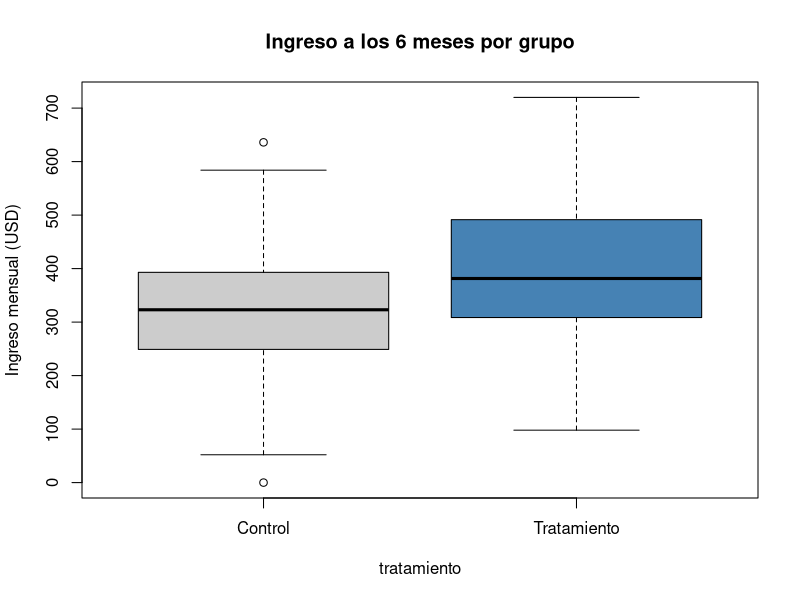

This figure's R source:
## ---- chunk 1
knitr::opts_chunk$set(echo = TRUE, message = FALSE, warning = FALSE)
## ---- chunk 2
# Cargamos la base de datos
setwd("/Users/jorge/Documents/Curso-de-evaluaci-n-de-impacto-e-inferencia-causal/Ejercicios/RCT")
datos <- read.csv("EjercicioRCT.csv")

# Revisamos las primeras filas y la estructura
head(datos)
str(datos)

# ¿Cuántas personas hay en cada grupo?
table(datos$tratamiento)
# Si ustedes necesitan asignar aleotariamente a grupos de control y tratamiento pueden utilizar un código como este
#set.seed(2026)  # semilla: cualquier número, pero anótalo
#n <- nrow(datos)
#datos$tratamiento <- sample(rep(c(0, 1), length.out = n))
#table(datos$tratamiento)
## ---- chunk 3
t.test(edad ~ tratamiento, data = datos)
## ---- chunk 4
# Lista de variables de línea de base
vars_base <- c("edad", "mujer", "anios_educacion",
               "meses_en_ecuador", "num_hijos", "ingreso_base")

# Aplicamos la prueba t a cada variable
balance <- lapply(vars_base, function(v) {
  prueba <- t.test(datos[[v]] ~ datos$tratamiento)
  data.frame(
    variable       = v,
    media_control  = round(prueba$estimate[1], 2),
    media_trat     = round(prueba$estimate[2], 2),
    diferencia     = round(prueba$estimate[2] - prueba$estimate[1], 2),
    p_valor        = round(prueba$p.value, 3)
  )
})

tabla_balance <- do.call(rbind, balance)
rownames(tabla_balance) <- NULL
knitr::kable(tabla_balance,
             caption = "Tabla de balance: medias por grupo y pruebas t")
## ---- chunk 5
aggregate(ingreso_final ~ tratamiento, data = datos, FUN = mean)

boxplot(ingreso_final ~ tratamiento, data = datos,
        names = c("Control", "Tratamiento"),
        col = c("grey80", "steelblue"),
        ylab = "Ingreso mensual (USD)",
        main = "Ingreso a los 6 meses por grupo")
## ---- chunk 6
modelo1 <- lm(ingreso_final ~ tratamiento, data = datos)
summary(modelo1)
## ---- chunk 7
modelo2 <- lm(ingreso_final ~ tratamiento + edad + mujer + anios_educacion +
                meses_en_ecuador + num_hijos + ingreso_base,
              data = datos)
summary(modelo2)
